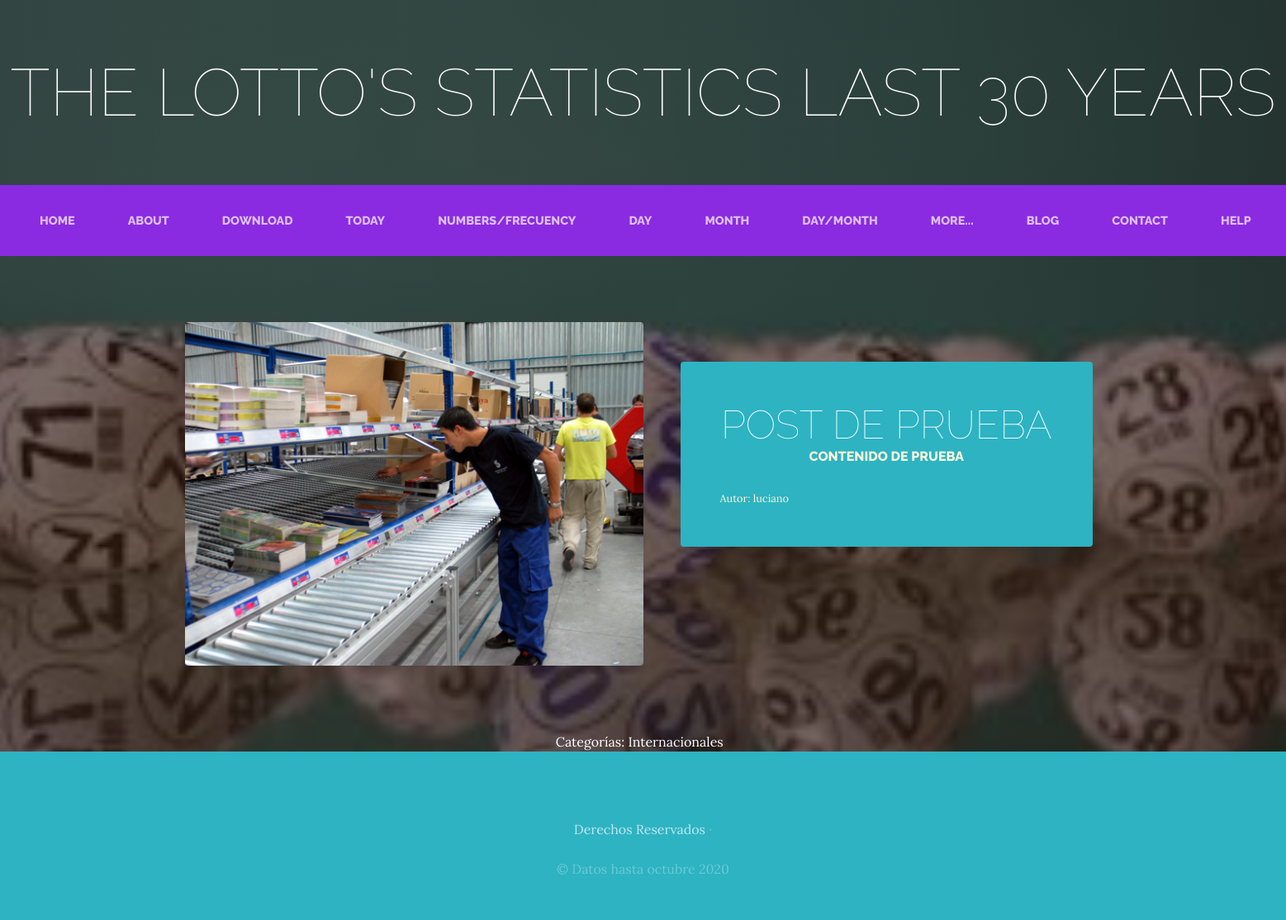
Page /AppBlog/categoria/1/ on the committed database.
### AppBlog/models.py (models this page shows, shortened)
class Post(models.Model):
    titulo=models.CharField(max_length=50)
    contenido=models.CharField(max_length=50)
    imagen=models.ImageField(upload_to='AppBlog',null=True,blank=True)
    autor=models.ForeignKey(User, on_delete=models.CASCADE)
    categorias=models.ManyToManyField(Categoria)
    created=models.DateTimeField(auto_now_add=True)
    updated=models.DateTimeField(auto_now_add=True)
    class Meta:
        verbose_name='post'
        verbose_name_plural='posts'

class Categoria(models.Model):
    nombre=models.CharField(max_length=50)
    created=models.DateTimeField(auto_now_add=True)
    updated=models.DateTimeField(auto_now_add=True)
    class Meta:
        verbose_name='categoria'
        verbose_name_plural='categorias'

### AppBlog/views.py (the view)
# urls.py: path('categoria/<int:categoria_id>/',views.categoria, name="categoria"),
def categoria(request,categoria_id):
    categoria=Categoria.objects.get(id=categoria_id)
    posts=Post.objects.filter(categorias=categoria)
    return render(request,"AppBlog/categoria.html",{"categoria":categoria, "posts":posts})

### AppBlog/templates/AppBlog/categoria.html
 {% extends "AppGeneral/base.html" %}
 {% load static %}
  {% block content %}
      {% for post in posts %}
       <section class="page-section clearfix">
        <div class="container">
          <div class="intro">
            <img class="intro-img img-fluid mb-3 mb-lg-0 rounded" src= "{{post.imagen.url}}" alt="" style= "width:50%;">
            <div class="intro-text left-0 text-center bg-faded p-5 rounded">
              <h2 class="section-heading mb-4" >
                <span class="section-heading-lower" style= "color:white;">{{post.titulo}}</span>
                <span class="section-heading-upper">{{post.contenido}}</span>
              </h2>
              <div style="text-align: left; font-size: 0.8em;">
                Autor: {{post.autor}}
              </div>
            </div>
          </div>
        </div>
      </section>
     {% endfor %}
    <section>
        <div style="width: 80%; background-color : transparent; margin: auto; text-align: center; color: white">
            Categorías:
            {% for post in posts %}
                {% for categoria in post.categorias.all %}
                    {{categoria.nombre}} &nbsp;
                {% endfor %}
            {% endfor %}
        </div>
    </section>
  {% endblock%}

### AppGeneral/static/AppGeneral/css/gestion.css (style rules this page uses)
body { font-family: 'Lora'; background: linear-gradient(rgba(47, 23, 15, 0.65), rgba(47, 23, 15, 0.65)), url("../img/bg_main.jfif"); background-attachment: fixed; background-position: center; background-size: cover; }
h1, h2, h3, h4, h5, h6 { font-family: 'Raleway'; }
.page-section { margin-top: 5rem; margin-bottom: 5rem; }
.section-heading { text-transform: uppercase; }
.section-heading .section-heading-upper { display: block; font-size: 1rem; font-weight: 800; padding-bottom:.5rem; }
.section-heading .section-heading-lower { display: block; font-size: 3rem; font-weight: 100; }
.bg-faded { background-color: rgba(255, 255, 255, 0.85); }
.intro { position: relative; }
@media (min-width: 992px) { .intro .intro-img { width: 75%; float: left; } }
@media (min-width: 992px) { .intro .intro-text { left: 600; width: 60%; margin-top: 3rem; background-color: rgba(45, 179, 194); color: cornsilk; position: absolute; } }
@media (min-width: 1200px) { .intro .intro-text { width: 45%; } }

### rows in the picture
Post: imagen (picture), titulo "POST DE PRUEBA", contenido "CONTENIDO DE PRUEBA", autor "luciano"
Categoria: nombre "Internacionales"
